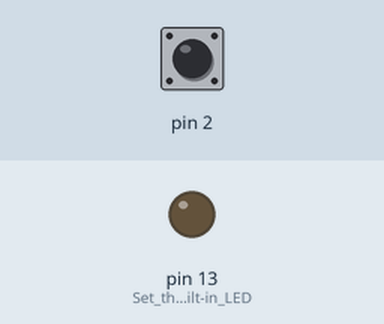
The sketch below on a simulated Arduino Uno, built with avr-gcc and run on an emulated ATmega328P. On the bench: output pins drawn as LEDs (lit = HIGH). Inputs (shaded band) come from the test bench; at power-on: pin 2 HIGH.

Above: at 1.2 s.
1.3 s: pin 2 pulled LOW for 0.15 s
At 2.2 s:
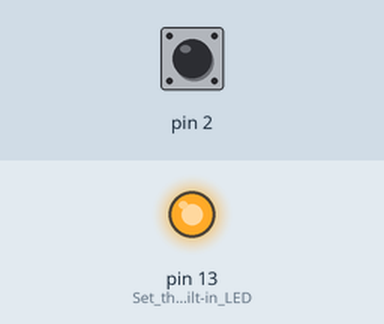
2.9 s: pin 2 pulled LOW for 1 s
At 3.4 s:
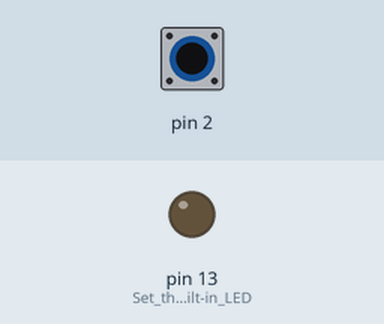
5.4 s: pin 2 pulled LOW for 3.2 s
At 6.5 s:
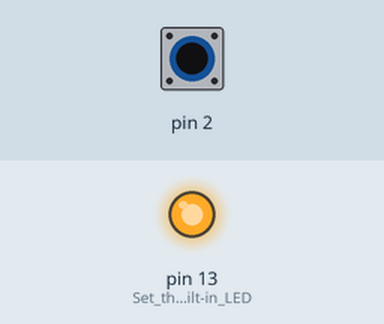
Timing chart, 0 to 8.4 s (numbered marks = the images above; inputs shaded):
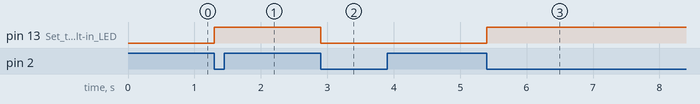

Measured:
- after the input at 1.3 s, pin 13 (Set_the_built-in_LED): LOW → HIGH at once
- after the input at 2.9 s, pin 13 (Set_the_built-in_LED): HIGH → LOW at once
- after the input at 5.4 s, pin 13 (Set_the_built-in_LED): LOW → HIGH at once

The sketch:

PushButton-debounce.ino
```cpp
/*
 * Example sketch that defines a class for debouncing push buttons.
 * It uses this class to toggle the built-in LED:
 *
 * Connect a push button between ground and digital pin 2, then upload the
 * sketch, and push the button.
 * If you press it once, the LED will turn on, if you press it again, the LED
 * will turn off again.
 *
 * To illustrate the problems with contact bounce, set the `debounceTime` to
 * zero and observe how hard it is to get the LED to turn on/off.
 */

class PushButton {
 public:
  /// Constructor (executes when a PushButton object is created).
  PushButton(uint8_t pin)
    : pin(pin) // remember the push button pin
  {}

  /// Initialize: enable the internal pull-up resistor.
  void begin() { pinMode(pin, INPUT_PULLUP); }

  /// Read the button state check if the button has been pressed, debounce the
  /// button, and return true on a falling edge (transition from not pressed
  /// to pressed).
  bool isPressed() {
    bool pressed = false;
    // read the button's state
    bool state = digitalRead(pin);
    // calculate the state change since last time
    int8_t stateChange = state - previousState;

    // If the button is pressed (went from high to low)
    if (stateChange == falling) {
      // check if the time since the last bounce is higher than the threshold
      if (millis() - previousBounceTime >= debounceTime) {
        pressed = true; // the button is pressed
      }
    }
    // if the button is released or bounces
    else if (stateChange == rising) {
      // remember when this happened
      previousBounceTime = millis();
    }

    // remember the current state
    previousState = state;
    // return true if the button was pressed and didn't bounce
    return pressed;
  }

 private:
  uint8_t pin;
  bool previousState = HIGH;
  unsigned long previousBounceTime = 0;

  constexpr static unsigned long debounceTime = 25; // milliseconds
  constexpr static int8_t rising = HIGH - LOW;
  constexpr static int8_t falling = LOW - HIGH;
};

// :::::::::::::::::::::::::::::::::::::::::::::::::::::::::::::::::::::::::: //

PushButton button = {2}; // Create a new PushButton object on pin 2

void setup() {
  button.begin();
  pinMode(LED_BUILTIN, OUTPUT); // Set the built-in LED (pin 13) to output mode
}

void loop() {
  static bool LEDstate = LOW;
  if (button.isPressed()) {              // If the button is pressed
    LEDstate = !LEDstate;                // Flip the state of the LED
    digitalWrite(LED_BUILTIN, LEDstate); // Write the new state to the LED
  }
}
```
